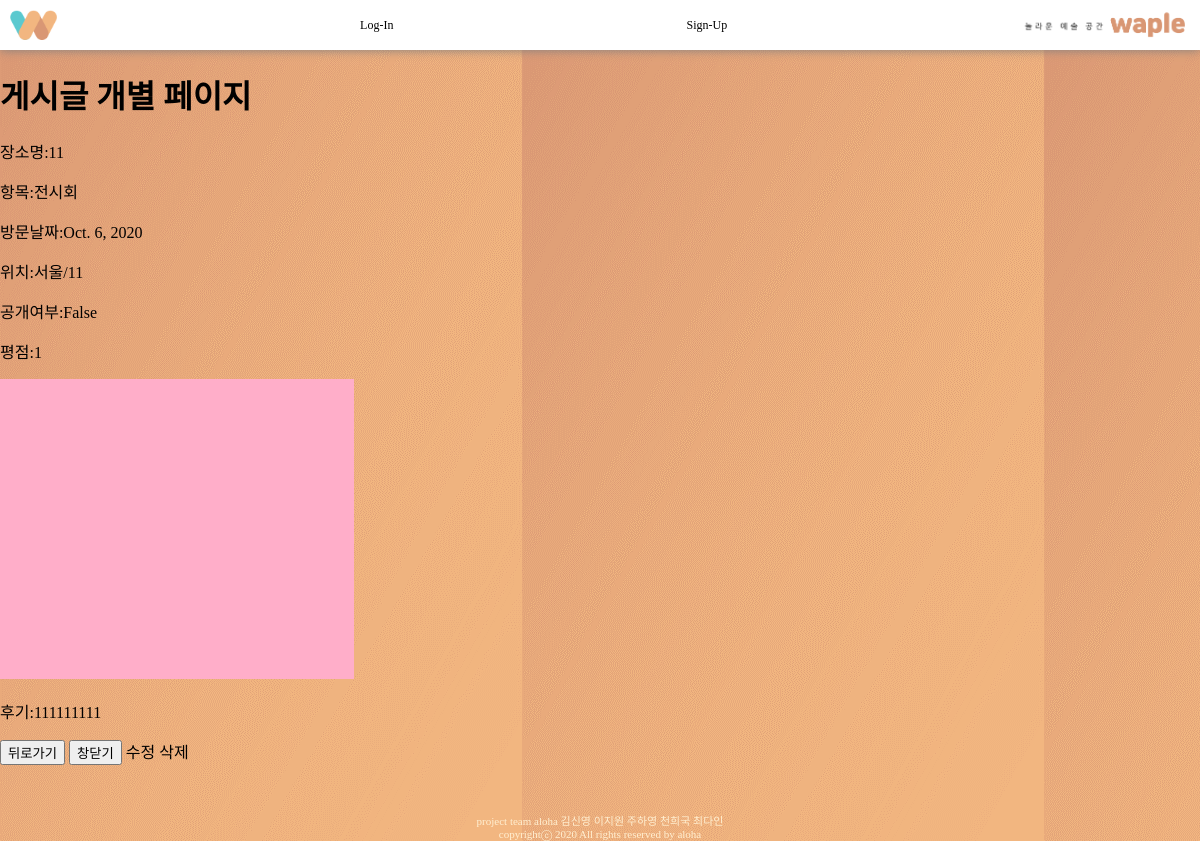
Screenshot of /3/ with the database file from the repository.
### mainapp/models.py (models this page shows, shortened)
class Post(models.Model):
    name=models.CharField(max_length=50)
    item=models.CharField(max_length=50) # 카테고리
    public= models.BooleanField(default=False)
    rating= models.IntegerField()
    date=models.DateField(null=True, blank=True)
    image=models.ImageField(upload_to='userimg', null=True)
    comment=models.TextField()
    country = models.CharField(max_length=50)
    city = models.CharField(max_length=50)
    user = models.ForeignKey(User, on_delete=models.CASCADE, null=True)

### mainapp/views.py (the view)
# urls.py: path('<int:pk>/',views.posting, name="posting"), #post 세부내용
def posting(request, pk):
    post = Post.objects.get(pk=pk)
    return render(request, 'mainapp/posting.html', {'post':post})

### mainapp/templates/mainapp/posting.html
{% extends 'base.html' %}
{% load static %}
{% block style %}
    <link rel="stylesheet" href="{% static 'mainapp/home.css' %}">
{% endblock %}
{% block content %}
    <h1>게시글 개별 페이지</h1>
        <p>장소명:{{post.name}}</p>
        <p>항목:{{post.item}}</p>
        <p>방문날짜:{{post.date}}</p>
        <p>위치:{{post.country}}/{{post.city}}</p>
        <p>공개여부:{{post.public}}</p>
        <p>평점:{{post.rating}}</p>
        {% if post.image %}
            <img src = "{{ post.image.url }}" alt="{{post.name}}" height="300">
            <br>
        {% endif %}
        <p>후기:{{post.comment}}</p>
    <button onclick="javascript:history.back();">뒤로가기</button>
    <button onclick="window.close();">창닫기</button>
    <a href="">수정</a>
    <a href="/{{post.pk}}/remove">삭제</a>
{% endblock %}

### static/base.css (style rules this page uses)
body { margin: 0px; background-image: url('background.png'); font-family: 'SCDream'; }
a { height: 50px; }
a:link { color: black; text-decoration: none; }

### rows the page displays
Post: name "11", item "전시회", date "Oct. 6, 2020", country "서울", city "11", public "False", rating "1", image (picture), comment "111111111"
